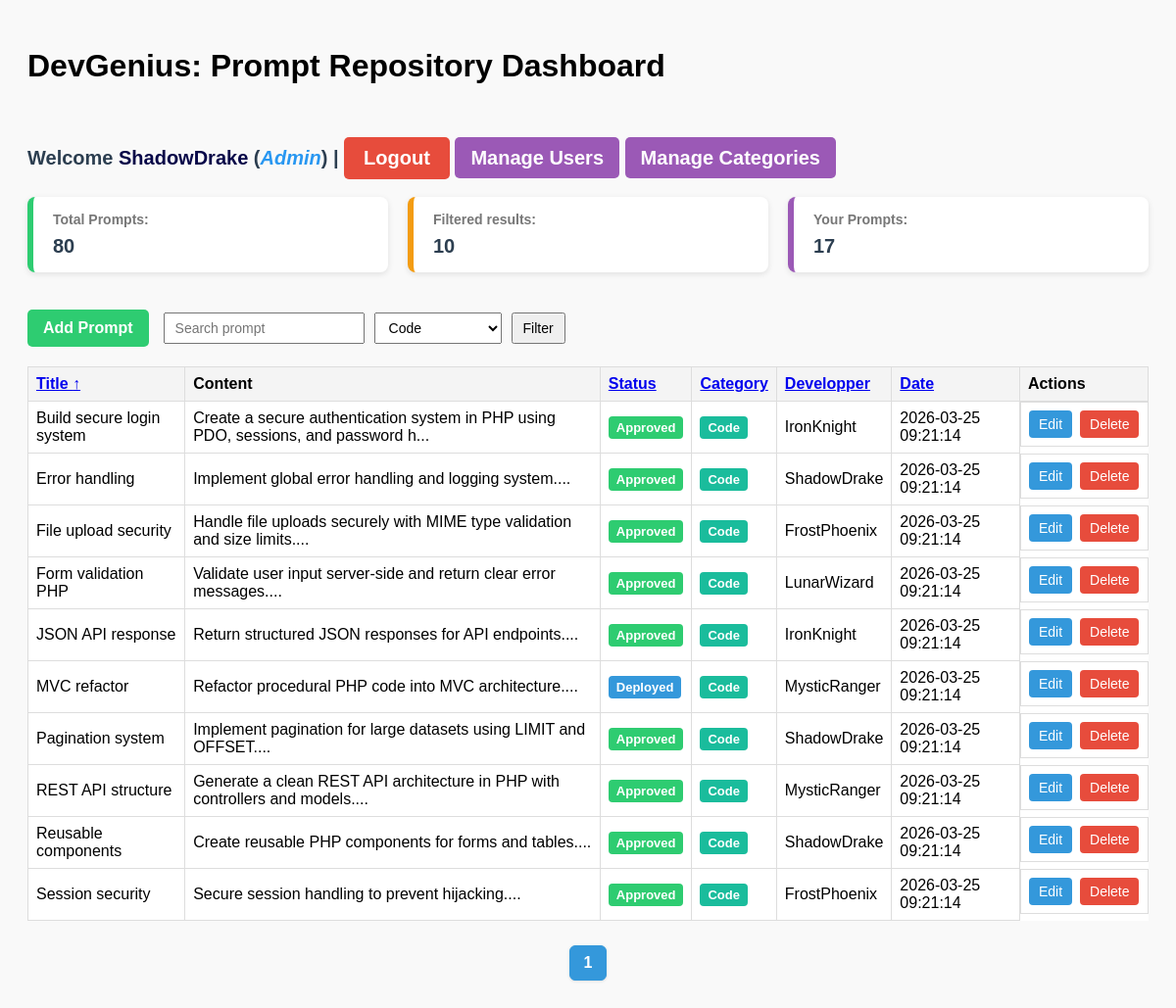
Page /index.php?category=1 (signed in) on the committed database.
### tables this page shows
CREATE TABLE IF NOT EXISTS prompts (
    id INT AUTO_INCREMENT PRIMARY KEY,
    title VARCHAR(255) NOT NULL,
    content TEXT NOT NULL,
    user_id INT,
    category_id INT,
    created_at TIMESTAMP DEFAULT CURRENT_TIMESTAMP,
    status ENUM('Approved','Rejected','Deployed') DEFAULT 'Approved',
    FOREIGN KEY (user_id) REFERENCES users(id) ON DELETE CASCADE,
    FOREIGN KEY (category_id) REFERENCES categories(id) ON DELETE CASCADE
);

CREATE TABLE IF NOT EXISTS categories (
id INT AUTO_INCREMENT PRIMARY KEY,
name VARCHAR(100) NOT NULL,
created_at TIMESTAMP DEFAULT CURRENT_TIMESTAMP
);

CREATE TABLE IF NOT EXISTS users (
id INT AUTO_INCREMENT PRIMARY KEY,
username VARCHAR(100) NOT NULL UNIQUE,
email VARCHAR(100) NOT NULL UNIQUE,
password VARCHAR(200) NOT NULL,
role ENUM('Admin','Developper') DEFAULT 'Developper',
created_at TIMESTAMP DEFAULT CURRENT_TIMESTAMP
);

### auth/role.php (called while the page is built, shortened)
<?php
function isAdmin() {
    return isset($_SESSION['role']) && $_SESSION['role'] === 'Admin';
}
function canEditPrompts($ownerId = null){
    if(isAdmin()) return true;
    return false;
}
function canCreatePrompt(){
    return isAdmin() || isDevelopper();
}
function canManageUsers() {
    return isAdmin();
}
?>

### index.php (the view, shortened to what this page needs)
<?php
require 'auth/db.php';
require 'auth/role.php';
$search   = $_GET['search'] ?? '';
$category = $_GET['category'] ?? '';
$sort     = $_GET['sort'] ?? 'title';
$order    = $_GET['order'] ?? 'ASC';
$page     = $_GET['page'] ?? 1;
$order = ($order === 'DESC') ? 'DESC' : 'ASC';
$limit  = 10;
$page   = max(1,(int)$page);
$offset = ($page - 1) * $limit;
$sql = "SELECT prompts.*,
               categories.name AS category_name,
               users.username AS Developper
        FROM prompts
        INNER JOIN categories ON prompts.category_id = categories.id
        INNER JOIN users ON prompts.user_id = users.id
        WHERE 1";
$params = [];
if ($category !== '') {
    $sql .= " AND prompts.category_id = :category";
    $params['category'] = $category;
}
$sql .= " ORDER BY $sort $order
          LIMIT :limit OFFSET :offset";
$stmt = $pdo->prepare($sql);
foreach ($params as $key => $value) {
    $stmt->bindValue(":$key", $value);
}
$stmt->bindValue(':limit', $limit, PDO::PARAM_INT);
$stmt->bindValue(':offset', $offset, PDO::PARAM_INT);
$stmt->execute();
$prompts = $stmt->fetchAll(PDO::FETCH_ASSOC);
$totalStmt = $pdo->query("SELECT COUNT(*) FROM prompts");
$totalPrompts = $totalStmt->fetchColumn();
$filteredSql = "SELECT COUNT(*) FROM prompts WHERE 1";
$filteredParams = [];
if ($category !== '') {
    $filteredSql .= " AND category_id = :category";
    $filteredParams['category'] = $category;
}
$filteredStmt = $pdo->prepare($filteredSql);
$filteredStmt->execute($filteredParams);
$filteredPrompts = $filteredStmt->fetchColumn();
$userStmt = $pdo->prepare("SELECT COUNT(*) FROM prompts WHERE user_id = ?");
$userStmt->execute([$_SESSION['user_id']]);
$userPrompts = $userStmt->fetchColumn();
$totalPages = ceil($filteredPrompts / $limit);
$categories = $pdo->query("SELECT * FROM categories")
                  ->fetchAll(PDO::FETCH_ASSOC);
$queryBase = http_build_query([
    'search' => $search,
    'category' => $category,
    'page' => $page
]);
function sortLink($column, $label, $sort, $order, $queryBase) {
    $newOrder = ($column === $sort && $order === 'ASC') ? 'DESC' : 'ASC';
    $arrow = '';
    if ($column === $sort) {
        $arrow = $order === 'ASC' ? ' ↑' : ' ↓';
    }
    return "<a href='?$queryBase&sort=$column&order=$newOrder'>$label$arrow</a>";
}
?>
<!DOCTYPE html>
<html>
<head>
    <link rel="stylesheet" href="assets/css/style.css">
    <link rel="stylesheet" href="assets/css/style.php">
</head>
<body>
<h1>DevGenius: Prompt Repository Dashboard</h1>
<br><br>
<div class="p-welcome">
    Welcome <span class="username"><?php echo htmlspecialchars($_SESSION['username']); ?></span> (<span class="role"><?php echo htmlspecialchars($_SESSION['role']); ?></span>) |
    <a href="logout.php" class="logout-btn">Logout</a>
    <?php if(canManageUsers()): ?>
    <a href="admin/users.php" class="btn-manage">Manage Users</a>
    <a href="admin/categories.php" class="btn-manage">Manage Categories</a>
    <?php endif; ?>
</div>
<br>
<div class="summary-container">
    <div class="summary-item">
        <h4>Total Prompts:</h4>
        <p><?= htmlspecialchars($totalPrompts) ?></p>
    </div>
    <div class="summary-item">
        <h4>Filtered results:</h4>
        <p><?= htmlspecialchars($filteredPrompts ?? 0) ?></p>
    </div>
    <div class="summary-item">
        <h4>Your Prompts:</h4>
        <p><?= htmlspecialchars($userPrompts ?? 0) ?></p>
    </div>
</div>
<br>
<div class="toolbar">
    <?php if(canCreatePrompt()): ?>
    <a href="devgest/add_prompt.php" class="btn-add">Add Prompt</a>
    <?php endif; ?>
    <form method="GET" class="filter-form">
        <input name="search" placeholder="Search prompt" value="<?= htmlspecialchars($search) ?>">
        <select name="category">
            <?php foreach ($categories as $c): ?>
                <option value="<?= $c['id'] ?>" <?= ($category==$c['id'])?'selected':'' ?>>
                    <?= htmlspecialchars($c['name']) ?>
                </option>
            <?php endforeach; ?>
        </select>
        <button type="submit">Filter</button>
    </form>
</div>
<table>
    <tr>
        <th><?= sortLink('title','Title',$sort,$order,$queryBase) ?></th>
        <th>Content</th>
        <th><?= sortLink('status','Status',$sort,$order,$queryBase) ?></th>
        <th><?= sortLink('category_name','Category',$sort,$order,$queryBase) ?></th>
        <th><?= sortLink('Developper','Developper',$sort,$order,$queryBase) ?></th>
        <th><?= sortLink('created_at','Date',$sort,$order,$queryBase) ?></th>
        <th>Actions</th>
    </tr>
    <?php foreach ($prompts as $p):
    $statusClass = strtolower(str_replace(' ','-',$p['status']));
    ?>
    <tr>
    <td><?= htmlspecialchars($p['title']) ?></td>
    <td><?= htmlspecialchars(substr($p['content'],0,80)) ?>...</td>
    <td>
    <span class="status-badge status-<?= $statusClass ?>">
    <?= $p['status'] ?>
    </span>
    </td>
    <td>
    <span class="status-badge category-badge-<?= $p['category_id'] ?>">
    <?= htmlspecialchars($p['category_name']) ?>
    </span>
    </td>
    <td><?= htmlspecialchars($p['Developper']) ?></td>
    <td><?= $p['created_at'] ?></td>
    <td class="actions">
    <?php if(canEditPrompts($p['user_id'])): ?>
    <a href="devgest/update_prompt.php?id=<?= $p['id'] ?>" class="btn-edit">Edit</a>
    <a href="devgest/delete_prompt.php?id=<?= $p['id'] ?>" class="btn-delete" onclick="return confirm('Delete this prompt?')">Delete</a>
    <?php endif; ?>
    </td>
    </tr>
    <?php endforeach; ?>
</table>
<div class="pagination">
<?php for ($i=1;$i<=$totalPages;$i++): ?>
<a href="?search=<?= $search ?>&category=<?= $category ?>&sort=<?= $_GET['sort'] ?? 'title' ?>&order=<?= $order ?>&page=<?= $i ?>"
<?= ($i==$page)?'class="active"':'' ?>>
<?= $i ?>
</a>
<?php endfor; ?>
</div>
</body>
</html>

### Assets/css/style.css (style rules this page uses)
body { font-family: Arial, sans-serif; padding: 20px; background: #f9f9f9; }
h1 { margin-bottom: 10px; }
.p-welcome { margin: 8px 0 0; font-size: 20px; font-weight: bold; color: #2c3e50; }
.p-welcome .username { color: rgb(6, 6, 72); font-weight: bold; }
.p-welcome .role { color: rgb(40, 151, 241); font-style: italic; }
.toolbar { display: flex; flex-wrap: wrap; align-items: center; gap: 15px; margin-bottom: 20px; }
.filter-form { display: flex; gap: 10px; flex-wrap: wrap; }
.filter-form input, .filter-form select, .filter-form button { padding: 6px 10px; font-size: 14px; }
.btn-add { background: #2ecc71; color: white; padding: 10px 16px; text-decoration: none; border-radius: 5px; font-weight: bold; }
table { width: 100%; border-collapse: collapse; margin-top: 10px; background: white; }
table th, table td { border: 1px solid #ddd; padding: 8px; text-align: left; }
table th { background: #f4f4f4; cursor: pointer; }
.actions { display: flex; gap: 8px; }
.btn-edit { background: #3498db; color: white; padding: 6px 10px; text-decoration: none; border-radius: 4px; font-size: 14px; }
.btn-delete { background: #e74c3c; color: white; padding: 6px 10px; text-decoration: none; border-radius: 4px; font-size: 14px; }
.status-badge { padding: 4px 8px; border-radius: 4px; color: white; font-weight: bold; font-size: 13px; display: inline-block; }
.status-approved { background: #2ecc71; }
.status-deployed { background: #3498db; }
.pagination { display: flex; justify-content: center; margin-top: 25px; gap: 8px; }
.pagination a { padding: 8px 14px; text-decoration: none; color: #3498db; background: white; border: 1px solid #ddd; border-radius: 6px; font-weight: 500; transition: all 0.2s ease; box-shadow: 0 1px 3px rgba(0,0,0,0.1); }
.pagination a.active { background: #3498db; color: white; border-color: #3498db; font-weight: bold; }
.logout-btn { display: inline-block; padding: 10px 20px; background-color: #e74c3c; color: white; text-decoration: none; border-radius: 5px; font-weight: bold; }
.btn-manage { background:#9b59b6; color:white; padding:10px 16px; text-decoration:none; border-radius:5px; font-weight:bold; }
.summary-container { display: flex; gap: 20px; margin-bottom: 20px; flex-wrap: wrap; }
.summary-item { flex: 1; min-width: 200px; background: white; padding: 15px 20px; border-radius: 8px; border-left: 6px solid #3498db; box-shadow: 0 2px 6px rgba(0,0,0,0.1); }
.summary-item h4 { margin: 0; font-size: 14px; color: #777; }
.summary-item p { margin: 8px 0 0; font-size: 20px; font-weight: bold; color: #2c3e50; }
.summary-item:nth-child(1) { border-left-color: #2ecc71; }
.summary-item:nth-child(2) { border-left-color: #f39c12; }
.summary-item:nth-child(3) { border-left-color: #9b59b6; }

### rows in the picture
prompts: title "Build secure login system", content "Create a secure authentication system in PHP using PDO, sessions, and password h", status "Approved", category.name "Code", user.username "IronKnight", created_at "2026-03-25 09:21:14"
prompts: title "Error handling", content "Implement global error handling and logging system.", status "Approved", category.name "Code", user.username "ShadowDrake", created_at "2026-03-25 09:21:14"
prompts: title "File upload security", content "Handle file uploads securely with MIME type validation and size limits.", status "Approved", category.name "Code", user.username "FrostPhoenix", created_at "2026-03-25 09:21:14"
prompts: title "Form validation PHP", content "Validate user input server-side and return clear error messages.", status "Approved", category.name "Code", user.username "LunarWizard", created_at "2026-03-25 09:21:14"
prompts: title "JSON API response", content "Return structured JSON responses for API endpoints.", status "Approved", category.name "Code", user.username "IronKnight", created_at "2026-03-25 09:21:14"
prompts: title "MVC refactor", content "Refactor procedural PHP code into MVC architecture.", status "Deployed", category.name "Code", user.username "MysticRanger", created_at "2026-03-25 09:21:14"
prompts: title "Pagination system", content "Implement pagination for large datasets using LIMIT and OFFSET.", status "Approved", category.name "Code", user.username "ShadowDrake", created_at "2026-03-25 09:21:14"
prompts: title "REST API structure", content "Generate a clean REST API architecture in PHP with controllers and models.", status "Approved", category.name "Code", user.username "MysticRanger", created_at "2026-03-25 09:21:14"
prompts: title "Reusable components", content "Create reusable PHP components for forms and tables.", status "Approved", category.name "Code", user.username "ShadowDrake", created_at "2026-03-25 09:21:14"
prompts: title "Session security", content "Secure session handling to prevent hijacking.", status "Approved", category.name "Code", user.username "FrostPhoenix", created_at "2026-03-25 09:21:14"

### other values in the picture
$_SESSION['username'] "ShadowDrake"
$_SESSION['role'] "Admin"
$totalPrompts "80"
$filteredPrompts "10"
$userPrompts "17"
$label "Title Status Category Developper Date"
$arrow "↑"
form field category "Code"
